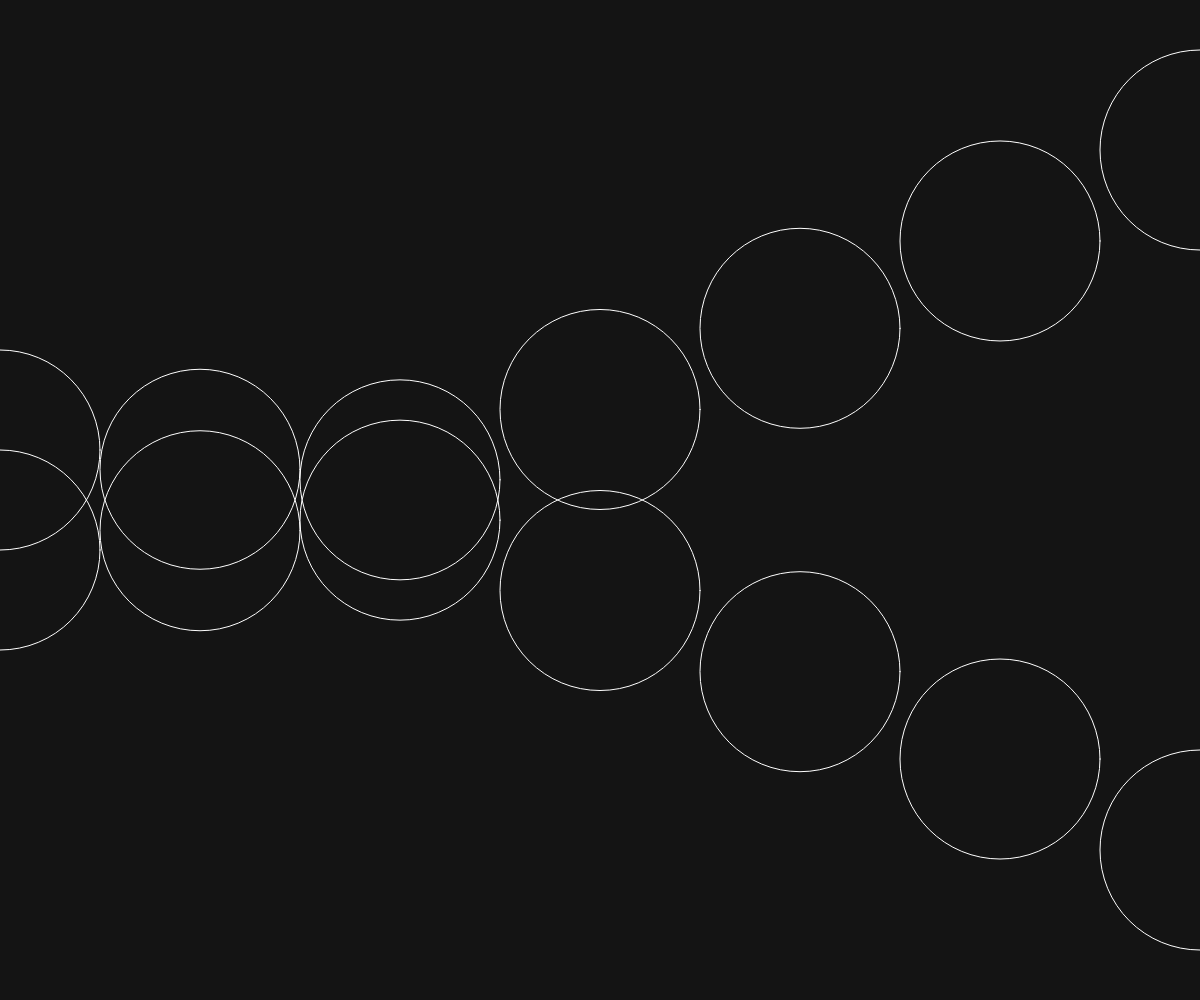
Frame 1 (no input)
Frame 60 (no input): identical to frame 1, image omitted
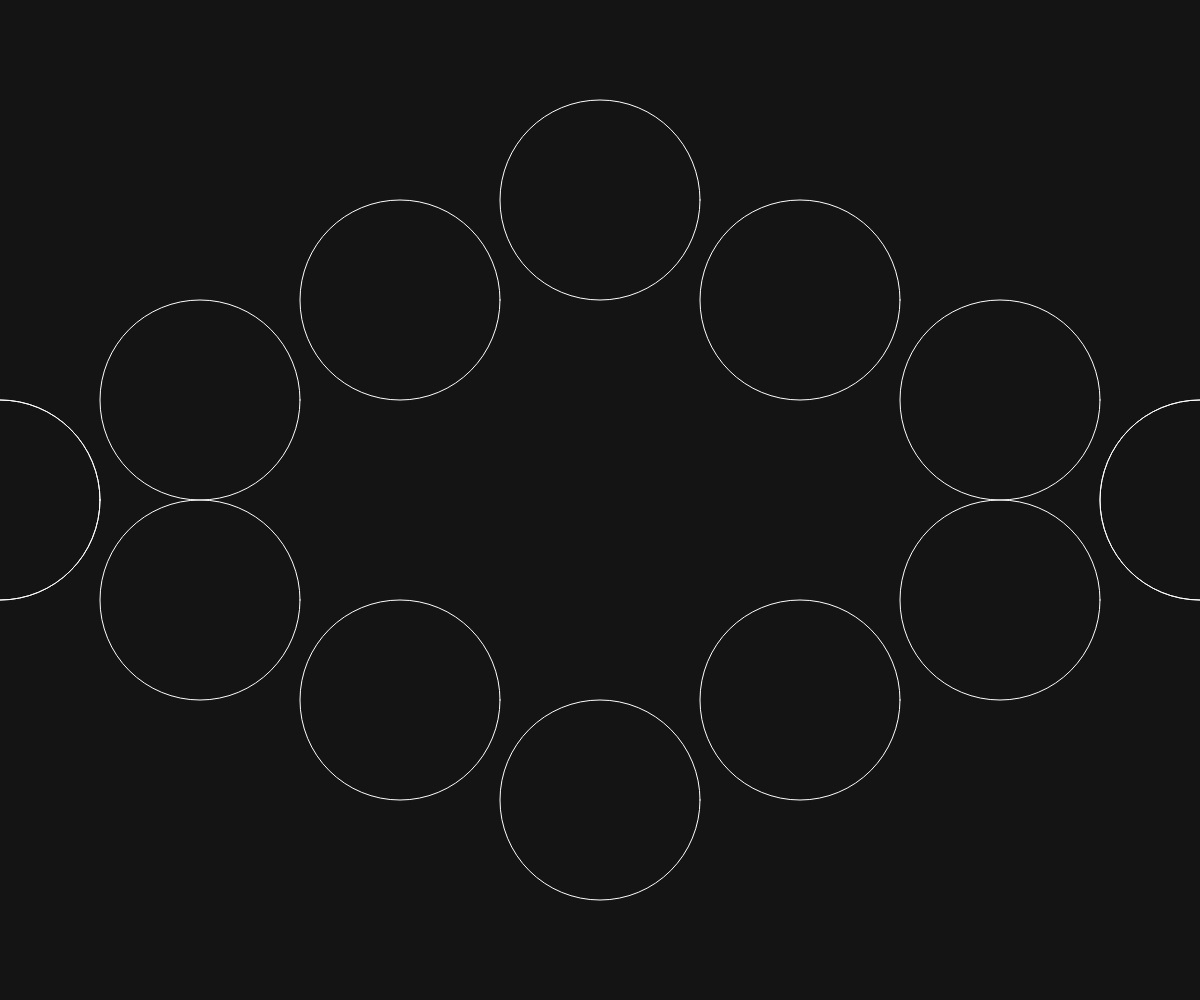
Frame 120 (the mouse pressed at the canvas centre since frame 60)

The p5.js sketch that drew these frames (run headless with seeded random() and noise() and a simulated clock; from frame 60 on, the mouse is pressed at the canvas centre):

// p5.js sketch
// ── sketch.js
function setup() {
  createCanvas(windowWidth, windowHeight);
}

function draw() {
  background(20);
  noFill();
  stroke(255);

  // initialisierung; bedingung; update
  for(let i = 0; i < 100; i = i+1){
  // plan: Y position ist abhängig von Distanz von Maus zu 
  let Distanz = dist(mouseX, mouseY, i*200, height/2);
  let yPos = map(Distanz, 0, width, -300, 300);
  // anweisung
  //console.log(i);

  //ellipse ohne bewegung
  //ellipse(i * 200 , height/2, 200, 200);

  // zwei ellipse-reihe mit bewegung
  ellipse(i * 200 , height/2 - yPos, 200, 200);
  ellipse(i * 200 , height/2 + yPos, 200, 200);
  
    
  // je näher desto grösser 
  //let Distanz = map(Distanz, 0, width, 300, 50)


   }

  }
